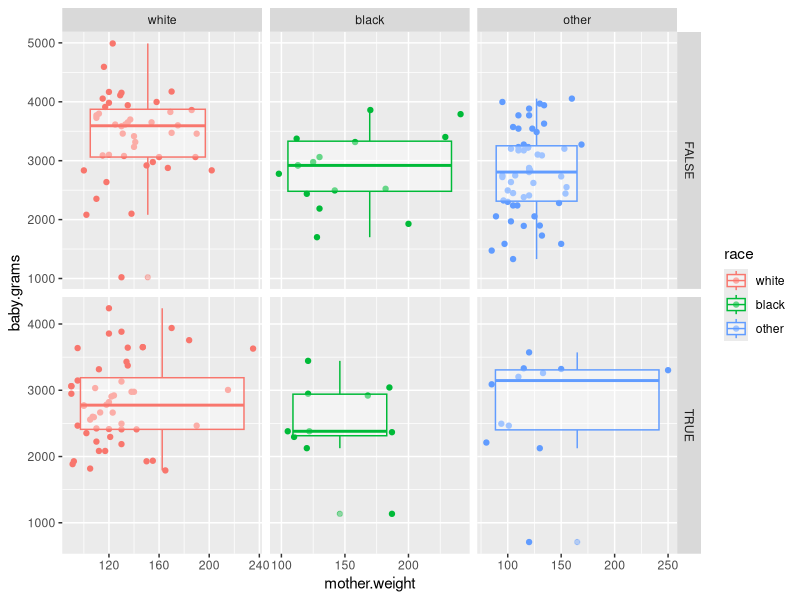
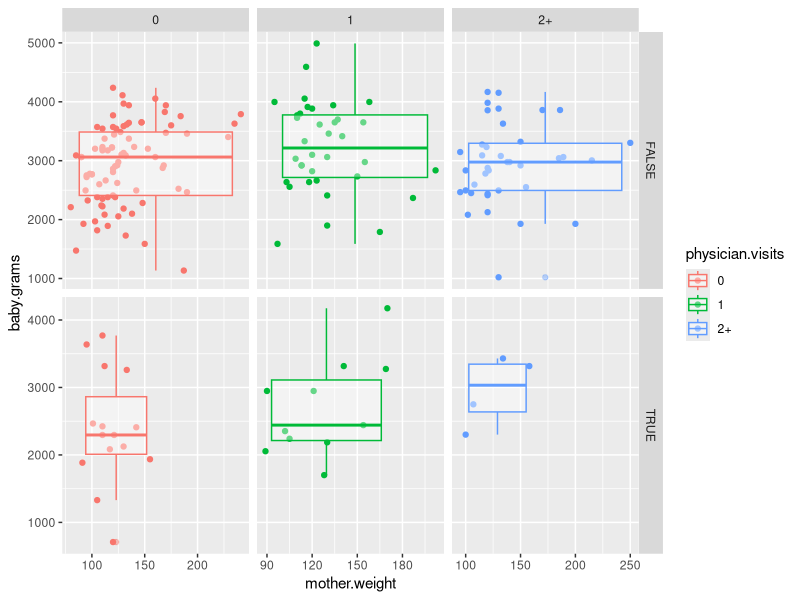
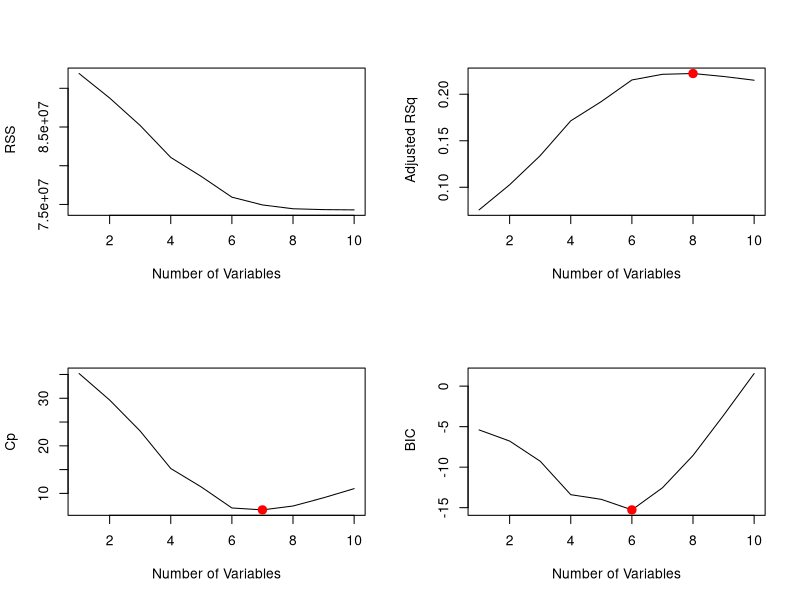
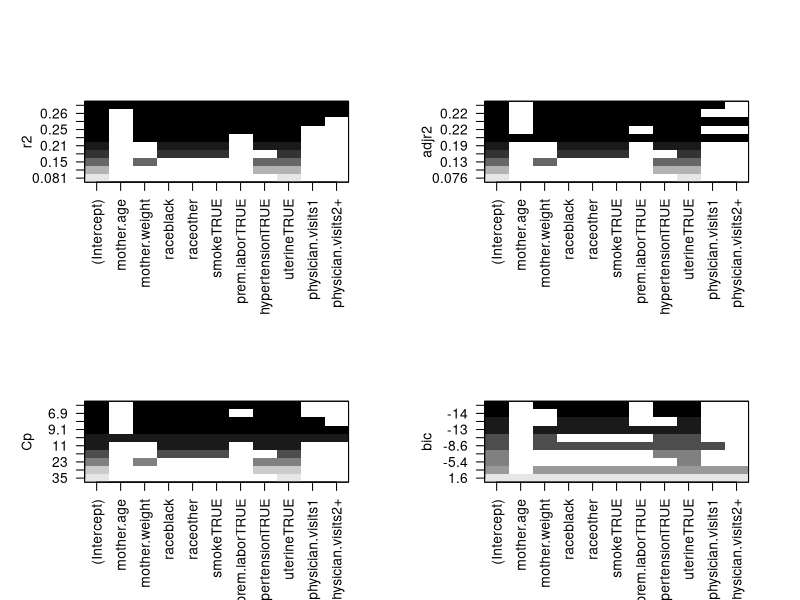
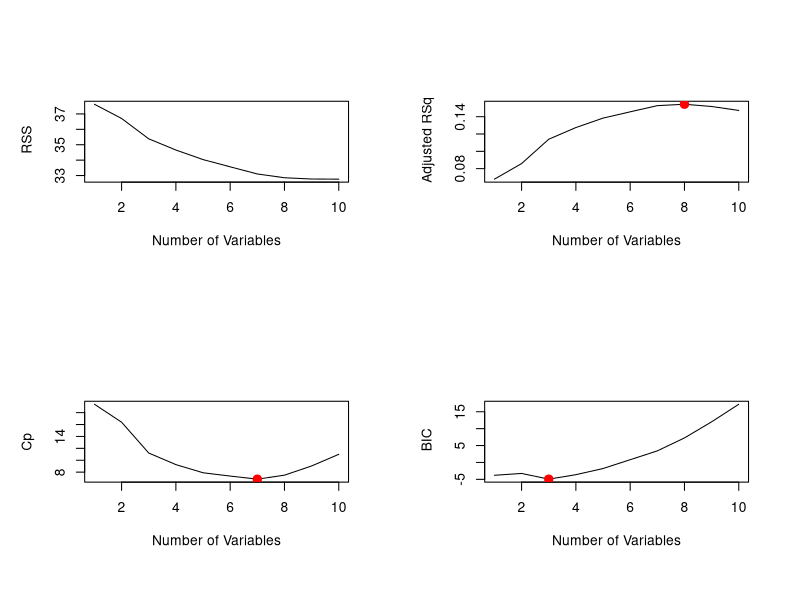
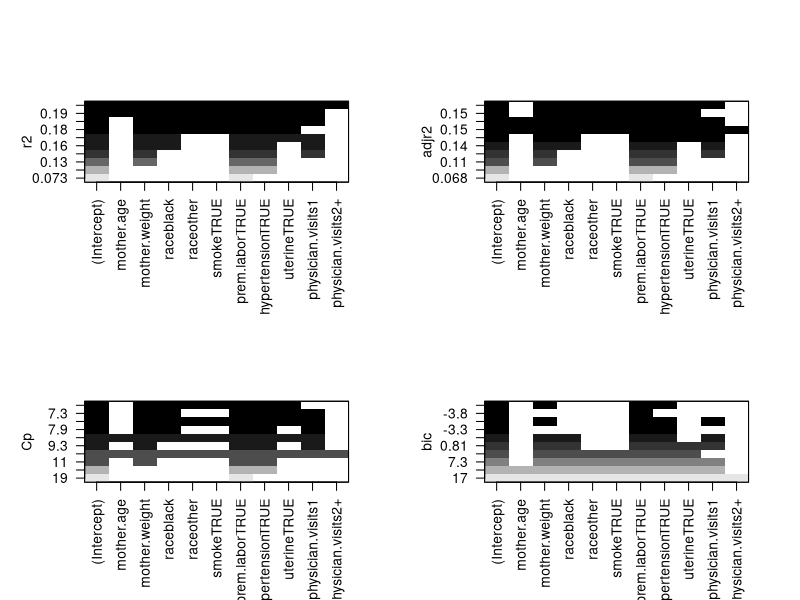
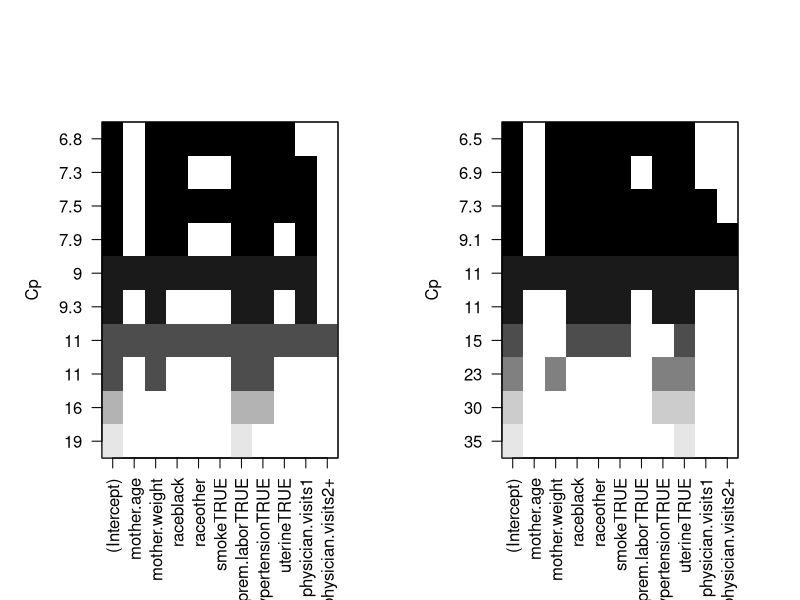
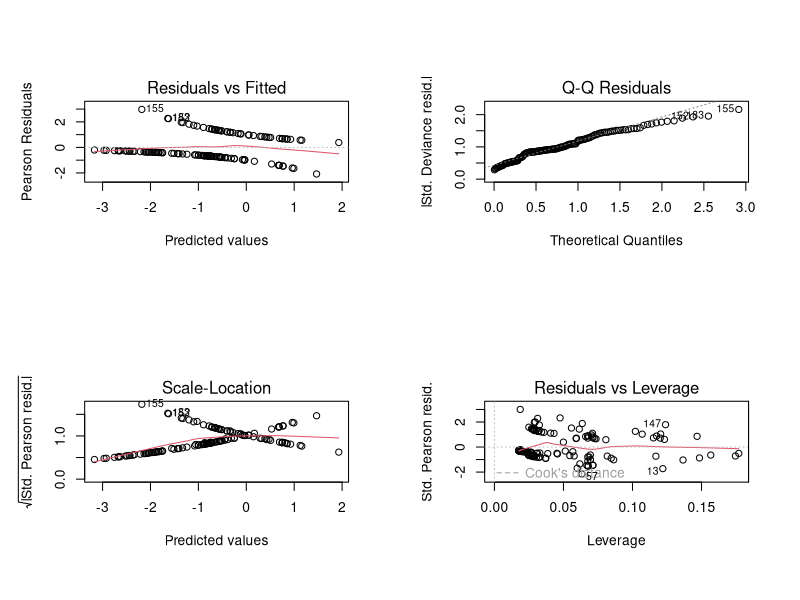

Generate these figures, in order, with R:
## ---- chunk 1
library(MASS)
data(birthwt)
bwt.grams <- with(birthwt, {
  race <- factor(race, labels = c("white", "black", "other"))
  ptd <- factor(ptl > 0)
  ftv <- factor(ftv)
  levels(ftv)[-(1:2)] <- "2+"
  data.frame(bwt, age, lwt, race, smoke = (smoke > 0),
             ptd, ht = (ht > 0), ui = (ui > 0), ftv)
})
colnames(bwt.grams) <- c("baby.grams", "mother.age", 
                       "mother.weight", "race",
                       "smoke", "prem.labor", 
                       "hypertension", "uterine",
                       "physician.visits")
summary(bwt.grams)
## ---- chunk 2
cor(bwt.grams[,1:3])
## ---- chunk 3
library(ggplot2)
bw <- ggplot(bwt.grams, aes(mother.weight, baby.grams, colour = race)) + geom_point()
bw + geom_boxplot(alpha = 0.4) + facet_grid(smoke ~ race, scales = "free")
## ---- chunk 4
bw <- ggplot(bwt.grams, aes(mother.weight, baby.grams, colour = physician.visits)) + geom_point()
bw + geom_boxplot(alpha = 0.4) + facet_grid(prem.labor ~ physician.visits, scales = "free")
## ---- chunk 5
set.seed(1)
train <- sample(1:nrow(bwt.grams), floor(0.75*nrow(bwt.grams)))
## ---- chunk 6
library(MASS)
data(birthwt)
bwt <- with(birthwt, {
  race <- factor(race, labels = c("white", "black", "other"))
  ptd <- factor(ptl > 0)
  ftv <- factor(ftv)
  levels(ftv)[-(1:2)] <- "2+"
  data.frame(low, age, lwt, race, smoke = (smoke > 0),
             ptd, ht = (ht > 0), ui = (ui > 0), ftv)
})
colnames(bwt) <- c("below.2500", "mother.age", 
                       "mother.weight", "race",
                       "smoke", "prem.labor", 
                       "hypertension", "uterine",
                       "physician.visits")

bwt.grams <- with(birthwt, {
  race <- factor(race, labels = c("white", "black", "other"))
  ptd <- factor(ptl > 0)
  ftv <- factor(ftv)
  levels(ftv)[-(1:2)] <- "2+"
  data.frame(bwt, age, lwt, race, smoke = (smoke > 0),
             ptd, ht = (ht > 0), ui = (ui > 0), ftv)
})
colnames(bwt.grams) <- c("baby.grams", "mother.age", 
                       "mother.weight", "race",
                       "smoke", "prem.labor", 
                       "hypertension", "uterine",
                       "physician.visits")
summary(bwt)
summary(bwt.grams)
bwt[0:10,]
bwt.grams[0:10,]
attach(bwt.grams)

library (leaps)
regfit.full=regsubsets(baby.grams~., bwt.grams, nvmax =19)
reg.summary = summary(regfit.full)
reg.summary$rsq
par(mfrow =c(2,2))
plot(reg.summary$rss ,xlab=" Number of Variables ",ylab=" RSS", type="l")
plot(reg.summary$adjr2 ,xlab =" Number of Variables ", ylab=" Adjusted RSq",type="l")
max.adjr2=which.max (reg.summary$adjr2)
max.adjr2
points (max.adjr2, reg.summary$adjr2[max.adjr2], col ="red",cex =2, pch =20)


plot(reg.summary$cp ,xlab =" Number of Variables ", ylab="Cp", type='l')
min.cp= which.min (reg.summary$cp )
min.cp
points (min.cp, reg.summary$cp[min.cp], col ="red",cex =2, pch =20)


min.bic = which.min(reg.summary$bic)
min.bic
plot(reg.summary$bic ,xlab=" Number of Variables ",ylab=" BIC", type='l')
points (min.bic, reg.summary$bic [min.bic], col =" red",cex =2, pch =20)

plot(regfit.full ,scale ="r2")
plot(regfit.full ,scale ="adjr2")
plot(regfit.full ,scale ="Cp")
plot(regfit.full ,scale ="bic")

coef(regfit.full, max.adjr2) 
coef(regfit.full, min.cp)
coef(regfit.full, min.bic)






classfit.full=regsubsets(below.2500~., bwt, nvmax =19)
class.summary = summary(classfit.full)
class.summary$rsq
par(mfrow =c(2,2))
plot(class.summary$rss ,xlab=" Number of Variables ",ylab=" RSS", type="l")
plot(class.summary$adjr2 ,xlab =" Number of Variables ", ylab=" Adjusted RSq",type="l")
max.adjr2=which.max (class.summary$adjr2)
max.adjr2
points (max.adjr2, class.summary$adjr2[max.adjr2], col ="red",cex =2, pch =20)


plot(class.summary$cp ,xlab =" Number of Variables ", ylab="Cp", type='l')
min.cp= which.min (class.summary$cp )
min.cp
points (min.cp, class.summary$cp[min.cp], col ="red",cex =2, pch =20)


min.bic = which.min(class.summary$bic)
min.bic
plot(class.summary$bic ,xlab=" Number of Variables ",ylab=" BIC", type='l')
points (min.bic, class.summary$bic [min.bic], col =" red",cex =2, pch =20)

plot(classfit.full ,scale ="r2")
plot(classfit.full ,scale ="adjr2")
plot(classfit.full ,scale ="Cp")
plot(classfit.full ,scale ="bic")

coef(classfit.full, max.adjr2) 
coef(classfit.full, min.cp)
coef(classfit.full, min.bic)



#Let's compare classification and regression 
par(mfrow =c(1,2))
plot(classfit.full ,scale ="Cp")
plot(regfit.full ,scale ="Cp")


#Logistic regression with the predictors selected by best subset
log.fit = glm( below.2500~ mother.weight+race+smoke+hypertension+uterine, family = binomial, data=bwt[train, ])
summary(log.fit)
confint(log.fit)
par(mfrow = c(2, 2))
plot(log.fit)

pred.train <- predict(log.fit, type = "response")
low.train <- sapply(pred.train, function(x) {ifelse(x > 0.5, 1, 0)})
table(low.train, bwt$below.2500[train])
mean(low.train == bwt$below.2500[train])

pred.test <- predict(log.fit, newdata = bwt[-train, -1], type = "response")
low.test <- sapply(pred.test, function(x) {ifelse(x > 0.5, 1, 0)})
table(low.test, bwt$below.2500[-train])
mean(low.test == bwt$below.2500[-train])

#Linear regression with the predictors selected by best subset
lm.fit = lm( baby.grams~ mother.weight+race+smoke+hypertension+uterine, data=bwt.grams)
summary(lm.fit)
confint(lm.fit)
par(mfrow = c(2, 2))
plot(lm.fit)
